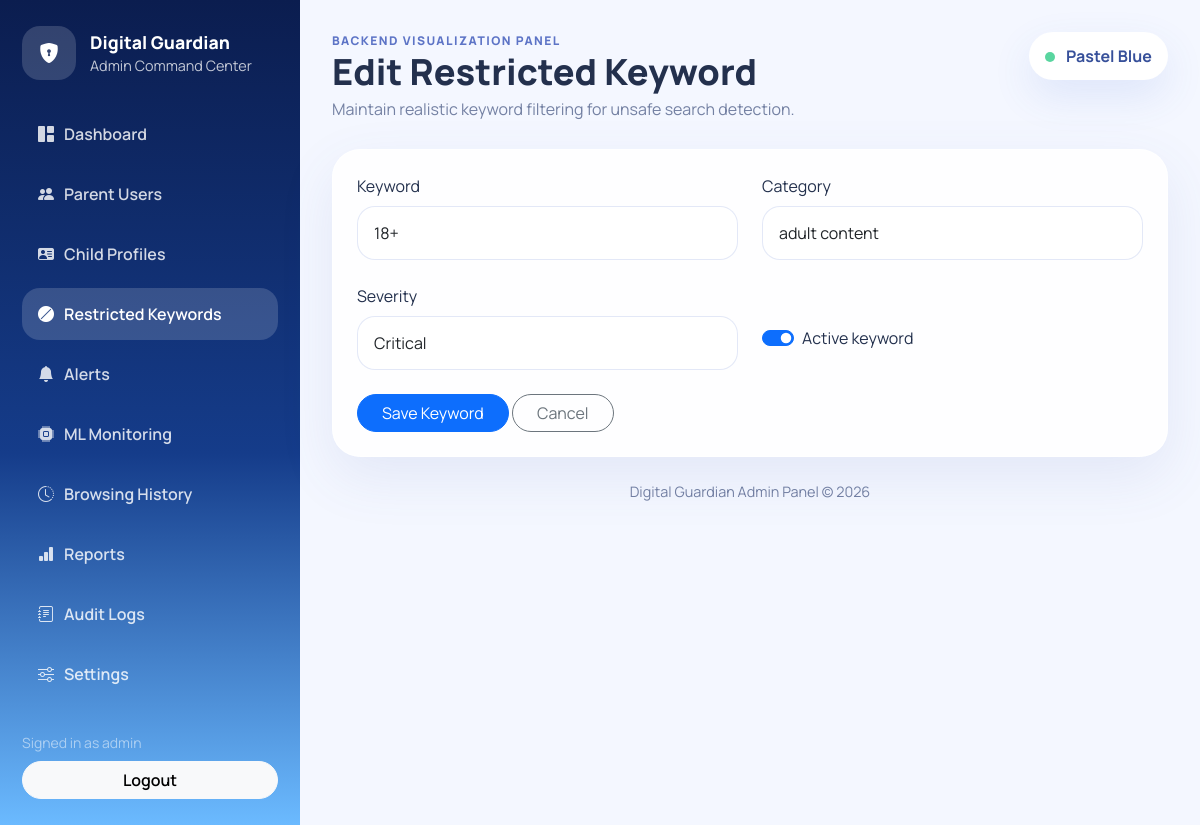
Screenshot of /admin/keywords/2/edit (signed in) with the database file from the repository.
### app/models/__init__.py (models this page shows)
class AdminPanelSetting(db.Model):
    __tablename__ = "admin_panel_settings"
    id = db.Column(db.Integer, primary_key=True)
    theme = db.Column(db.String(30), default="pastel-blue", nullable=False)
    security_mode = db.Column(db.String(40), default="strict", nullable=False)
    support_email = db.Column(db.String(160), default="support@digitalguardian.local", nullable=False)
    app_info = db.Column(
        db.String(255),
        default="Digital Guardian Admin Panel",
        nullable=False,
    )
    monitoring_enabled = db.Column(db.Boolean, default=True, nullable=False)
    created_at = db.Column(db.DateTime, default=datetime.utcnow, nullable=False)
    updated_at = db.Column(db.DateTime, default=datetime.utcnow, onupdate=datetime.utcnow, nullable=False)

class RestrictedKeyword(db.Model):
    __tablename__ = "restricted_keywords"
    id = db.Column(db.Integer, primary_key=True)
    keyword = db.Column(db.String(120), unique=True, nullable=False)
    category = db.Column(db.String(80), nullable=False)
    severity = db.Column(db.String(20), nullable=False, default="high")
    active = db.Column(db.Boolean, default=True, nullable=False)
    created_at = db.Column(db.DateTime, default=datetime.utcnow, nullable=False)

### app/routes/admin.py (the view, shortened to what this page needs)
@admin_bp.route("/keywords/<int:keyword_id>/edit", methods=["GET", "POST"])
@admin_required
def edit_keyword(keyword_id):
    keyword = RestrictedKeyword.query.get_or_404(keyword_id)
    return render_template("admin/keyword_form.html", keyword=keyword)

### app/models/__init__.py (called while the page is built)
def get_admin_panel_settings():
    settings = AdminPanelSetting.query.first()
    if settings is None:
        settings = AdminPanelSetting()
        db.session.add(settings)
        db.session.commit()
    return settings

### app/routes/admin.py (called while the page is built)
def admin_required(view):
    @wraps(view)
    def wrapped_view(*args, **kwargs):
        if "admin_id" not in session:
            return redirect(url_for("admin.login", next=request.path))
        return view(*args, **kwargs)
    return wrapped_view

@admin_bp.app_context_processor
def inject_admin_globals():
    return {
        "admin_username": session.get("admin_username"),
        "admin_theme": get_admin_panel_settings().theme if db.session else "pastel-blue",
        "current_year": datetime.utcnow().year,
    }

### app/templates/admin/keyword_form.html
{% extends "admin/base.html" %}
{% block page_title %}{{ 'Edit Restricted Keyword' if keyword else 'Add Restricted Keyword' }}{% endblock %}
{% block page_subtitle %}Maintain realistic keyword filtering for unsafe search detection.{% endblock %}
{% block content %}
<div class="panel-card form-card">
  <form method="post" class="row g-4">
    <div class="col-md-6"><label class="form-label">Keyword</label><input class="form-control" name="keyword" value="{{ keyword.keyword if keyword else '' }}" required></div>
    <div class="col-md-6"><label class="form-label">Category</label><input class="form-control" name="category" value="{{ keyword.category if keyword else '' }}" required></div>
    <div class="col-md-6">
      <label class="form-label">Severity</label>
      <select class="form-select" name="severity">
        {% for value in ['medium', 'high', 'critical'] %}
        <option value="{{ value }}" {% if keyword and keyword.severity == value %}selected{% endif %}>{{ value|title }}</option>
        {% endfor %}
      </select>
    </div>
    <div class="col-md-6 d-flex align-items-center">
      <div class="form-check form-switch mt-4">
        <input class="form-check-input" type="checkbox" name="active" {% if not keyword or keyword.active %}checked{% endif %}>
        <label class="form-check-label">Active keyword</label>
      </div>
    </div>
    <div class="col-12">
      <button class="btn btn-primary rounded-pill px-4">Save Keyword</button>
      <a class="btn btn-outline-secondary rounded-pill px-4" href="{{ url_for('admin.keywords') }}">Cancel</a>
    </div>
  </form>
</div>
{% endblock %}

### app/templates/admin/base.html (shortened to what this page needs)
<!doctype html>
<html lang="en">
<head>
  <link href="https://cdn.jsdelivr.net/npm/bootstrap@5.3.3/dist/css/bootstrap.min.css" rel="stylesheet">
  <link href="https://cdn.jsdelivr.net/npm/bootstrap-icons@1.11.3/font/bootstrap-icons.css" rel="stylesheet">
  <link href="{{ url_for('admin.static', filename='admin.css') }}" rel="stylesheet">
</head>
<body class="admin-shell">
  <div class="admin-layout">
    <aside class="admin-sidebar">
      <div>
        <a class="brand-block text-decoration-none" href="{{ url_for('admin.dashboard') }}">
          <div class="brand-icon"><i class="bi bi-shield-lock-fill"></i></div>
          <div>
            <div class="brand-title">Digital Guardian</div>
            <div class="brand-subtitle">Admin Command Center</div>
          </div>
        </a>
        <nav class="nav flex-column nav-pills admin-nav">
          <a class="nav-link {% if request.endpoint == 'admin.dashboard' %}active{% endif %}" href="{{ url_for('admin.dashboard') }}"><i class="bi bi-grid-1x2-fill"></i>Dashboard</a>
          <a class="nav-link {% if request.endpoint in ['admin.parents', 'admin.create_parent', 'admin.edit_parent'] %}active{% endif %}" href="{{ url_for('admin.parents') }}"><i class="bi bi-people-fill"></i>Parent Users</a>
          <a class="nav-link {% if request.endpoint in ['admin.children', 'admin.create_child', 'admin.edit_child'] %}active{% endif %}" href="{{ url_for('admin.children') }}"><i class="bi bi-person-vcard-fill"></i>Child Profiles</a>
          <a class="nav-link {% if request.endpoint in ['admin.keywords', 'admin.create_keyword', 'admin.edit_keyword'] %}active{% endif %}" href="{{ url_for('admin.keywords') }}"><i class="bi bi-ban-fill"></i>Restricted Keywords</a>
          <a class="nav-link {% if request.endpoint == 'admin.alerts' %}active{% endif %}" href="{{ url_for('admin.alerts') }}"><i class="bi bi-bell-fill"></i>Alerts</a>
          <a class="nav-link {% if request.endpoint == 'admin.ml_monitoring' %}active{% endif %}" href="{{ url_for('admin.ml_monitoring') }}"><i class="bi bi-cpu-fill"></i>ML Monitoring</a>
          <a class="nav-link {% if request.endpoint == 'admin.history' %}active{% endif %}" href="{{ url_for('admin.history') }}"><i class="bi bi-clock-history"></i>Browsing History</a>
          <a class="nav-link {% if request.endpoint == 'admin.reports' %}active{% endif %}" href="{{ url_for('admin.reports') }}"><i class="bi bi-bar-chart-fill"></i>Reports</a>
          <a class="nav-link {% if request.endpoint == 'admin.audit_logs' %}active{% endif %}" href="{{ url_for('admin.audit_logs') }}"><i class="bi bi-journal-text"></i>Audit Logs</a>
          <a class="nav-link {% if request.endpoint == 'admin.settings' %}active{% endif %}" href="{{ url_for('admin.settings') }}"><i class="bi bi-sliders"></i>Settings</a>
        </nav>
      </div>
      <div class="sidebar-footer">
        <div class="small text-white-50 mb-2">Signed in as {{ admin_username }}</div>
        <a href="{{ url_for('admin.logout') }}" class="btn btn-light w-100 rounded-pill fw-semibold">Logout</a>
      </div>
    </aside>
    <main class="admin-content">
      <div class="content-topbar">
        <div>
          <div class="eyebrow">Backend visualization panel</div>
          <h1 class="page-title mb-1">{% block page_title %}Dashboard{% endblock %}</h1>
          <p class="page-subtitle mb-0">{% block page_subtitle %}Real-time admin insight for Digital Guardian.{% endblock %}</p>
        </div>
        <div class="status-pill">
          <span class="status-dot"></span>
          {{ admin_theme|replace('-', ' ')|title }}
        </div>
      </div>
      {% block content %}{% endblock %}
      <footer class="admin-footer">Digital Guardian Admin Panel &copy; {{ current_year }}</footer>
    </main>
  </div>
</body>
</html>

### app/static/admin.css (style rules this page uses)
:root { --bg: #f4f7ff; --sidebar: linear-gradient(180deg, #0b1d4f 0%, #153c8a 55%, #6bbaff 100%); --text: #23304d; --muted: #7481a3; --card: rgba(255, 255, 255, 0.86); --line: rgba(91, 140, 255, 0.12); }
* { box-sizing: border-box; }
body { font-family: "Manrope", sans-serif; background: var(--bg); color: var(--text); }
.admin-layout { display: flex; min-height: 100vh; }
.admin-sidebar { width: 300px; padding: 26px 22px; display: flex; flex-direction: column; justify-content: space-between; background: var(--sidebar); color: white; }
.brand-block { display: flex; gap: 14px; align-items: center; margin-bottom: 28px; }
.brand-icon { width: 54px; height: 54px; border-radius: 18px; display: grid; place-items: center; background: rgba(255,255,255,0.16); color: white; font-size: 1.25rem; }
.brand-title { font-size: 1.1rem; font-weight: 800; color: white; }
.brand-subtitle { font-size: 0.9rem; color: rgba(255,255,255,0.75); }
.admin-nav .nav-link { color: rgba(255,255,255,0.82); border-radius: 18px; padding: 14px 16px; font-weight: 600; margin-bottom: 8px; }
.admin-nav .nav-link i { margin-right: 10px; }
.admin-nav .nav-link.active, .admin-nav .nav-link:hover { background: rgba(255,255,255,0.16); color: white; }
.admin-content { flex: 1; padding: 32px; }
.content-topbar { display: flex; justify-content: space-between; align-items: flex-start; gap: 16px; margin-bottom: 28px; }
.eyebrow { text-transform: uppercase; letter-spacing: .12em; font-size: .75rem; font-weight: 800; color: #5d74c6; }
.page-title { font-size: clamp(1.9rem, 3vw, 2.8rem); font-weight: 800; }
.page-subtitle { color: var(--muted); max-width: 60ch; }
.status-pill { padding: 12px 16px; background: white; border-radius: 999px; color: #37509a; box-shadow: 0 16px 40px rgba(64, 104, 211, 0.12); font-weight: 700; }
.status-dot { display: inline-block; width: 10px; height: 10px; background: #59d59f; border-radius: 50%; margin-right: 8px; }
.metric-card, .panel-card { background: var(--card); border: 1px solid rgba(255,255,255,0.65); border-radius: 28px; box-shadow: 0 20px 55px rgba(74, 97, 174, 0.10); backdrop-filter: blur(22px); }
.panel-card { padding: 24px; }
.form-card .form-control, .form-card .form-select, .login-form-wrap .form-control { border-radius: 18px; padding: 14px 16px; border-color: rgba(130, 151, 219, 0.22); background: rgba(255,255,255,0.85); }
.sidebar-footer { margin-top: 24px; }
.admin-footer { color: var(--muted); margin-top: 24px; text-align: center; font-size: .9rem; }

### rows the page displays
AdminPanelSetting: theme "Pastel Blue"
RestrictedKeyword: keyword "18+", category "adult content", severity "Critical", active "☑"

### other values shown
{{ admin_username }} "admin"
{{ 'Edit Restricted Keyword' if keyword else 'Add Restricted Keyword' }} "Edit Restricted Keyword"
